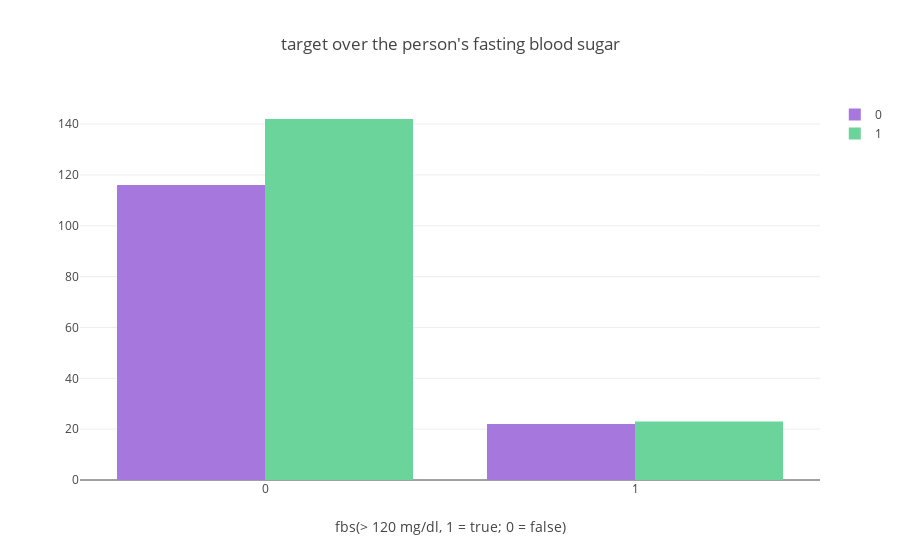

The cell this chart's notebook holds for it:
### Code cell
col='fbs'
d1=df[df['target']==0]
d2=df[df['target']==1]
v1=d1[col].value_counts().reset_index()
v1=v1.rename(columns={col:'count','index':col})
v1['percent']=v1['count'].apply(lambda x : 100*x/sum(v1['count']))
v1=v1.sort_values(col)
v2=d2[col].value_counts().reset_index()
v2=v2.rename(columns={col:'count','index':col})
v2['percent']=v2['count'].apply(lambda x : 100*x/sum(v2['count']))
v2=v2.sort_values(col)
trace1 = go.Bar(x=v1[col], y=v1["count"], name=0, marker=dict(color="#a678de"))
trace2 = go.Bar(x=v2[col], y=v2["count"], name=1, marker=dict(color="#6ad49b"))
data = [trace1, trace2]
layout={'title':"target over the person's fasting blood sugar ",'xaxis':{'title':"fbs(> 120 mg/dl, 1 = true; 0 = false)"}}
#layout = go.Layout(title="Content added over the years", legend=dict(x=0.1, y=1.1, orientation="h"))
fig = go.Figure(data, layout=layout)
iplot(fig)

### Figure 1 — Plotly figure (JSON) as saved in the notebook; plotly's stock layout.template omitted (floating-point values rounded to 4 significant figures)
{"data": [{"marker": {"color": "#a678de"}, "name": "0", "type": "bar", "uid": "dda5574b-933d-4fc5-84db-cf68b66480e7", "x": [0, 1], "y": [116, 22]}, {"marker": {"color": "#6ad49b"}, "name": "1", "type": "bar", "uid": "214175a9-2950-4bec-a220-fb02985af0f3", "x": [0, 1], "y": [142, 23]}], "layout": {"title": {"text": "target over the person's fasting blood sugar "}, "xaxis": {"title": {"text": "fbs(> 120 mg/dl, 1 = true; 0 = false)"}}}}
